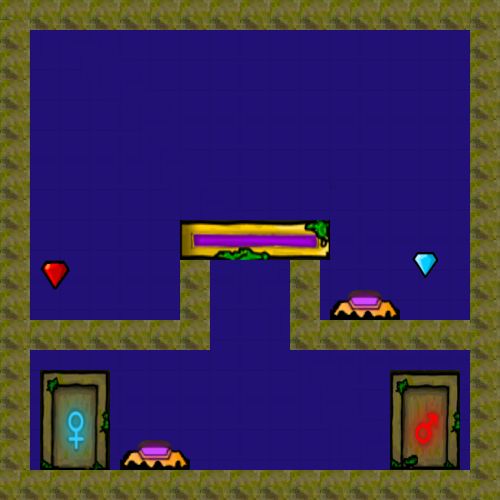

The image is a tile-based game level rendered from a .tmx file. Its description and source (layers, tilesets, objects; grid data summarised) follow:
An orthogonal 50x50 tile map with 10x10 px tiles, 8 tile layers (background, wall, platform, button, ...), 2 tilesets and 11 objects.

<map version="1.0" tiledversion="2017.07.26" orientation="orthogonal" renderorder="right-down" width="50" height="50" tilewidth="10" tileheight="10" nextobjectid="24">
 <tileset firstgid="1" source="tileset.tsx" />
 <tileset firstgid="876" source="tileset.tsx" />
 <layer name="background" width="50" height="50">
  <data>[2500 cells, 2500 non-empty, 9 distinct tile ids]</data>
 </layer>
 <layer name="wall" width="50" height="50">
  <data>[2500 cells, 708 non-empty, 9 distinct tile ids]</data>
 </layer>
 <layer name="platform" width="50" height="50">
  <data>[2500 cells, 60 non-empty, 60 distinct tile ids]</data>
 </layer>
 <objectgroup name="platform">
  <object id="17" x="181.333" y="220.667" width="148" height="38.6667" />
 </objectgroup>
 <objectgroup name="button">
  <object id="19" x="121.333" y="441.333" width="68.6667" height="28" />
  <object id="20" x="332" y="292" width="65.3333" height="26" />
 </objectgroup>
 <layer name="button" width="50" height="50">
  <data>[2500 cells, 53 non-empty, 32 distinct tile ids]</data>
 </layer>
 <layer name="redDiamond" width="50" height="50">
  <data>[2500 cells, 9 non-empty, 9 distinct tile ids]</data>
 </layer>
 <objectgroup name="redDiamond">
  <object id="21" x="40.6667" y="261.333" width="28.6667" height="30" />
 </objectgroup>
 <objectgroup name="blueDiamond">
  <object id="22" x="412.667" y="252.667" width="26.6667" height="28" />
 </objectgroup>
 <layer name="blueDiamond" width="50" height="50">
  <data>[2500 cells, 9 non-empty, 9 distinct tile ids]</data>
 </layer>
 <layer name="blueDoor" width="50" height="50">
  <data>[2500 cells, 70 non-empty, 70 distinct tile ids]</data>
 </layer>
 <objectgroup name="blueDoor">
  <object id="14" x="42" y="370.667" width="68" height="98" />
 </objectgroup>
 <objectgroup name="redDoor">
  <object id="13" x="391.333" y="370" width="69.3333" height="101.333" />
 </objectgroup>
 <layer name="redDoor" width="50" height="50">
  <data>[2500 cells, 70 non-empty, 70 distinct tile ids]</data>
 </layer>
 <objectgroup name="wall">
  <object id="4" x="1" y="1" width="500" height="30" />
  <object id="8" x="470" y="0.333333" width="30" height="499.667" />
  <object id="9" x="0.333333" y="470.667" width="499.667" height="29.3333" />
  <object id="10" x="0" y="-1.33333" width="30.3333" height="501.333" />
 </objectgroup>
</map>